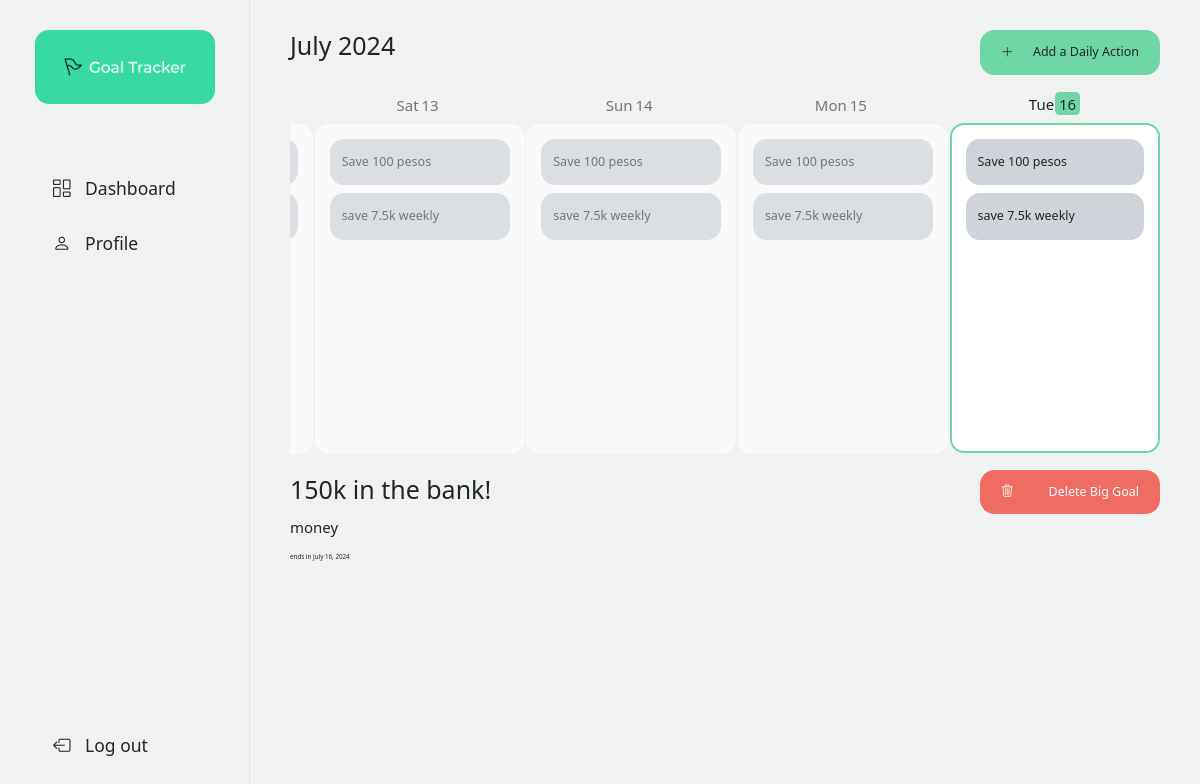
Screenshot of /big-goal/150k in the bank! (signed in) with the database file from the repository.
### goals_tracker/models.py (models this page shows, shortened)
class DailySystem(models.Model):
    big_goal = models.ForeignKey(BigGoal, on_delete=models.CASCADE)
    action = models.CharField(max_length=300)
    def serialize(self):
        return {
            "id": self.id,
            "big_goal": self.big_goal.title,
            "action": self.action,
        }

class BaseModel(models.Model):
    title = models.CharField(max_length=300)
    description = models.TextField(blank=True)
    class Meta:
        abstract = True

class BigGoal(BaseModel):
    user = models.ForeignKey(User, on_delete=models.CASCADE)
    start = models.DateField(default=date.today)
    deadline = models.DateField()
    def serialize(self):
        return {
            "id": self.id,
            "user": self.user.username,
            "title": self.title,
            "description": self.description,
            "start": self.start.strftime("%Y-%m-%d"),
            "deadline": self.deadline.strftime("%Y-%m-%d"),
        }

### goals_tracker/views.py (the view)
# urls.py: path("big-goal/<str:title>", views.big_goal, name="big_goal"),
def big_goal(request, title):
   if request.method == "GET":
      big_goal_page = big_goal_data(request, title)
      return render(request, "goals_tracker/big_goal_page.html", big_goal_page)

### goals_tracker/models.py (called while the page is built)
    def serialize(self):
        return {
            "user": self.user.username,
            "big_goal": self.big_goal.title,
            "daily_system": self.daily_system.action,
            "date": self.date,
        }

### goals_tracker/views.py (called while the page is built)
def all_completed_daily_systems(request):
   completed_daily_systems = DailySystemCheckIn.objects.filter(user=request.user)
   completed_daily_systems_data = defaultdict(lambda: defaultdict(list))
   for completed in completed_daily_systems:
      data = completed.serialize()
      date = data.get('date').strftime('%a-%b-%d-%Y')  # Get date first
      big_goal = data.get('big_goal')
      daily_system = data.get('daily_system')
      if daily_system not in completed_daily_systems_data[date][big_goal]:
         completed_daily_systems_data[date][big_goal].append(daily_system)
   completed_daily_systems_data = {date: dict(goals) for date, goals in completed_daily_systems_data.items()}
   return JsonResponse(completed_daily_systems_data, safe=False)

### goals_tracker/templates/goals_tracker/big_goal_page.html (shortened to what this page needs)
{% extends "goals_tracker/layout.html" %}
{% block body %}
<main id="big-goal-page" class="home">
  <section class="timeline-section box-radius">
    <div class="d-flex justify-content-between">
      <div id="month-year"></div>
      <button class="add-icon-btn box-radius fs-5" id="open-daily-system-modal">
        <i class="bi bi-plus-lg"></i>
        <span>Add a Daily Action</span>
      </button>
    </div>
    <div class="timeline" id="timeline">
      {% for date in timeline.all_dates %}
      <div class="timeline-item" data-date={{date.current}}>
        <div class="timeline-item--head">
          <span class="m-0">{{ date.current|slice:":3" }}</span>
          <span class="timeline-item--head-day">{{ date.current|slice:"8:10" }}</span>
        </div>
        <div class="timeline-item--body">
          {% for system in daily_systems %}
          <div class="bg-dark-subtle box-radius daily-system-box" data-big-goal={{system.big_goal}}>
            {% if system.action in date.actions %}
            <p class="fs-5 m-0 text-decoration-line-through"> {{ system.action }} </p>
            {% else %}
            <p class="fs-5 m-0"> {{ system.action }} </p>
            {% endif %}
          </div>
          {% endfor %}
        </div>
      </div>
      {% endfor %}
    </div>
  </section>
  <section class="goal-details-section">
    <div class="d-flex align-items-center justify-content-between">
      <h1 class="">{{ big_goal.title }}</h1>
      <button class="delete-big-goal-btn box-radius fs-5" id="open-delete-big-goal-modal">
        <i class="bi bi-trash3"></i>
        <span>Delete Big Goal</span>
      </button>
    </div>
    <div>
      {% if big_goal.description %}
      <p class="fs-4">{{big_goal.description}}</p>
      {% endif %}
      <span class="align-self-end">ends in {{ timeline.deadline }}</span>
    </div>
  </section>
</main>
{% endblock %}

### goals_tracker/templates/goals_tracker/layout.html (shortened to what this page needs)
{% load static %}
<!DOCTYPE html>
<html lang="en">
<head>
  <link href="https://cdn.jsdelivr.net/npm/bootstrap@5.3.2/dist/css/bootstrap.min.css" rel="stylesheet"
 />
  <link rel="stylesheet" href="https://cdn.jsdelivr.net/npm/bootstrap-icons@1.11.3/font/bootstrap-icons.min.css" />
  <link href="{% static 'goals_tracker/styles.css' %}" rel="stylesheet" />
</head>
<body>
  <div class="app-container">
    {% block header %}
    <header>
      <div class="main-sidebar border-end" id="main-sidebar">
        <a href="{% url 'goals_tracker:index' %}" class="text-decoration-none text-black">
          <img class="logo box-radius" src="{% static 'goals_tracker/images/cover.png' %}" alt="Goal Tracker logo">
        </a>
        <div class="main-sidebar--nav">
          <div class="main-sidebar--nav-menu">
            <a href="{% url 'goals_tracker:index' %}" class="fs-3 fw-light box-radius" id="main-sidebar-dashboard">
              <i class="bi bi-columns-gap"></i>
              <span class="ms-3">Dashboard</span>
            </a>
            <a href="{% url 'goals_tracker:index' %}" class="fs-3 fw-light box-radius" id="main-sidebar-profile">
              <i class="bi bi-person"></i>
              <span class="ms-3">Profile</span>
            </a>
          </div>
          <a href="{% url 'goals_tracker:logout' %}" class="fs-3 fw-light box-radius">
            <i class="bi bi-box-arrow-left"></i>
            <span class="ms-3">Log out</span>
          </a>
        </div>
      </div>
    </header>
    {% endblock %}
    <main class="flex-grow-1 app-content">
      {% block body %} {% endblock %}
    </main>
  </div>
</body>
</html>

### goals_tracker/static/goals_tracker/styles.css (style rules this page uses)
:root { --body-bg: #f0f1f1; --white-bg: #ffffff; --dark-bg: rgb(36, 37, 41); --gray-bg: rgb(243, 245, 248); --red-bg: rgb(238, 108, 98); --light-yellow: #E4E87D; --light-green: #6FD7A6; --border-green: #9cccb2; }
* { margin: 0; padding: 0; box-sizing: border-box; }
body, html { font-size: 62.5%; line-height: 1.8; background-color: var(--body-bg); }
img { width: 100%; }
.app-container { height: 100vh; display: flex; flex-direction: column-reverse; }
.logo { width: 100%; max-width: 180px; }
.box-radius { border-radius: 1.4rem; }
.add-icon-btn, .delete-big-goal-btn { padding: 1rem 2rem; display: flex; column-gap: .6rem; min-width: 18rem; justify-content: space-between; }
.add-icon-btn { background-color: var(--light-green); border: 1px solid var(--light-green); color: var(--dark-bg); }
.delete-big-goal-btn, .delete-now-btn { background-color: var(--red-bg); border: 1px solid var(--red-bg); color: var(--white-bg) }
.main-sidebar { display: none; }
.app-content { height: 100%; overflow: scroll; }
.home { padding: 3rem 1.5rem; height: 100%; }
.timeline { overflow: scroll; white-space: nowrap; width: 100%; padding: 1.6rem 0; }
.timeline-item--today { opacity: 1; }
.timeline-item--head-today { font-weight: 400; }
.timeline-item--head-day-on { margin-left: -3px; background-color: var(--light-green); }
.timeline-item--body-today { border: .2rem solid var(--light-green); }
@media screen and (min-width: 1050px) { .app-container { flex-direction: row; } }
@media screen and (min-width: 1050px) { .home { padding: 3rem 4rem; } }
@media screen and (min-width: 1050px) { .main-sidebar { display: flex; flex-direction: column; min-width: 250px; max-width: 300px; height: 100%; padding: 3rem 0 3rem 3.5rem; } }
@media screen and (min-width: 1050px) { .main-sidebar--nav { margin-top: 6rem; flex-grow: 1; display: flex; flex-direction: column; justify-content: space-between; } }
@media screen and (min-width: 1050px) { .main-sidebar--nav a { padding: .9rem 1.8rem; max-width: 180px; text-decoration: none; color: var(--dark-bg); } }
@media screen and (min-width: 1050px) { .main-sidebar--nav-menu { display: flex; flex-direction: column; gap: .5rem; } }

### rows the page displays
DailySystem: action "Save 100 pesos" "Save 100 pesos" "Save 100 pesos" "Save 100 pesos"
DailySystem: action "save 7.5k weekly" "save 7.5k weekly" "save 7.5k weekly" "save 7.5k weekly"
BigGoal: title "150k in the bank!", description "money", deadline "July 16, 2024"

### other values shown
{{ date.current|slice:":3" }} "Sat" "Sun" "Mon" "Tue"
{{ date.current|slice:"8:10" }} "13" "14" "15" "16"
